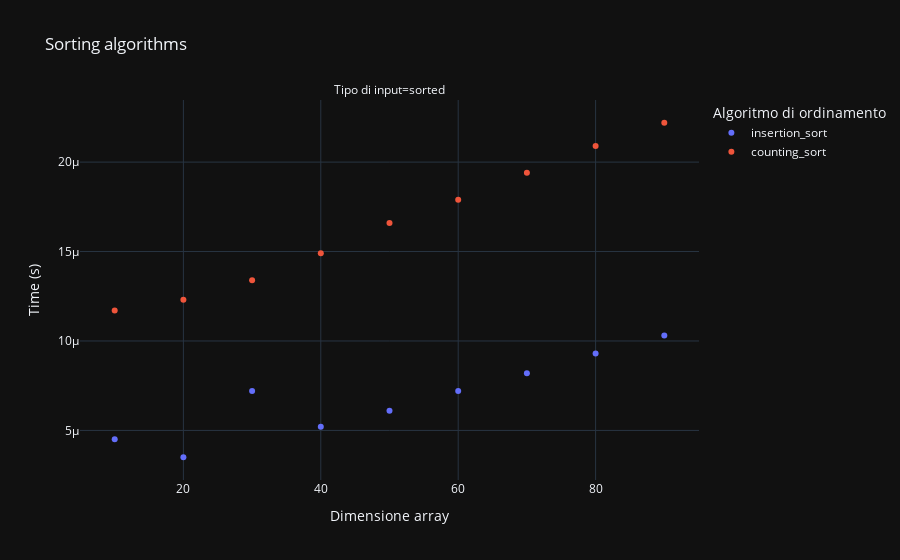

Notebook code cell kept with this figure:
### Markdown cell above
Visualizziamo il caso con passo pari a 10 e range da 0 a 100. Partendo dall' algoritmo di _insertion sort_, notiamo che nel caso di un input randomico o inversamente ordinato, il tempo impiegato per ordinare l'array cresce in modo quadratico e lo fa in modo particolare nel secondo caso. Nel caso di un input ordinato, invece, il tempo impiegato per ordinare l'array è lineare, in quanto l'array è già ordinato e non è necessario eseguire alcuna operazione di ordinamento, ma solo il ciclo di "controllo" su tutti i valori. Visualizzeremo questo aspetto in maniera più chiara nel grafico successivo, dove isoleremo il caso di un input ordinato. Nel caso del _counting sort_, invece, notiamo che il tempo impiegato per ordinare l'array è lineare (visibile deselezionando la dicituara _insertion_sort_ sotto il menù _Algoritmo di ordinamento_), in quanto l'array viene ordinato in tempo _O(n+k)_, senza alcuna operazione di confronto tra elementi. Notiamo che in questo caso il costo computazionale del _counting sort_ è particolarmente basso, in quanto legato al range di generazione dei numeri, che è molto piccolo (da 0 a 100). Questo aspetto sarà più evidente nel caso di array di grandi dimensioni ma anche nei casi con range di generazione dei numeri più grandi.

### Code cell
figure = px.scatter(df.loc[(df["num_samples"] > 0) & (df["input_type"] == "sorted")],
                 x="num_samples",
                 y="time",
                 color="test_type",
                 facet_col="input_type",
                 title="Sorting algorithms",
                 labels={"num_samples": "Dimensione array", "time": "Time (s)", "test_type": "Algoritmo di ordinamento", "input_type": "Tipo di input"})

figure.show()

### Figure 1 — Plotly figure (JSON) as saved in the notebook; plotly's stock layout.template omitted (floating-point values rounded to 4 significant figures)
{"data": [{"hovertemplate": "Algoritmo di ordinamento=insertion_sort<br>Tipo di input=sorted<br>Dimensione array=%{x}<br>Time (s)=%{y}<extra></extra>", "legendgroup": "insertion_sort", "marker": {"color": "#636efa", "symbol": "circle"}, "mode": "markers", "name": "insertion_sort", "orientation": "v", "showlegend": true, "x": [10, 20, 30, 40, 50, 60, 70, 80, 90], "xaxis": "x", "y": [4.5e-06, 3.5e-06, 7.2e-06, 5.2e-06, 6.1e-06, 7.2e-06, 8.2e-06, 9.3e-06, 1.03e-05], "yaxis": "y", "type": "scatter"}, {"hovertemplate": "Algoritmo di ordinamento=counting_sort<br>Tipo di input=sorted<br>Dimensione array=%{x}<br>Time (s)=%{y}<extra></extra>", "legendgroup": "counting_sort", "marker": {"color": "#EF553B", "symbol": "circle"}, "mode": "markers", "name": "counting_sort", "orientation": "v", "showlegend": true, "x": [10, 20, 30, 40, 50, 60, 70, 80, 90], "xaxis": "x", "y": [1.17e-05, 1.23e-05, 1.34e-05, 1.49e-05, 1.66e-05, 1.79e-05, 1.94e-05, 2.09e-05, 2.22e-05], "yaxis": "y", "type": "scatter"}], "layout": {"xaxis": {"anchor": "y", "domain": [0.0, 1.0], "title": {"text": "Dimensione array"}}, "yaxis": {"anchor": "x", "domain": [0.0, 1.0], "title": {"text": "Time (s)"}}, "annotations": [{"font": {}, "showarrow": false, "text": "Tipo di input=sorted", "x": 0.5, "xanchor": "center", "xref": "paper", "y": 1.0, "yanchor": "bottom", "yref": "paper"}], "legend": {"title": {"text": "Algoritmo di ordinamento"}, "tracegroupgap": 0}, "title": {"text": "Sorting algorithms"}}}
